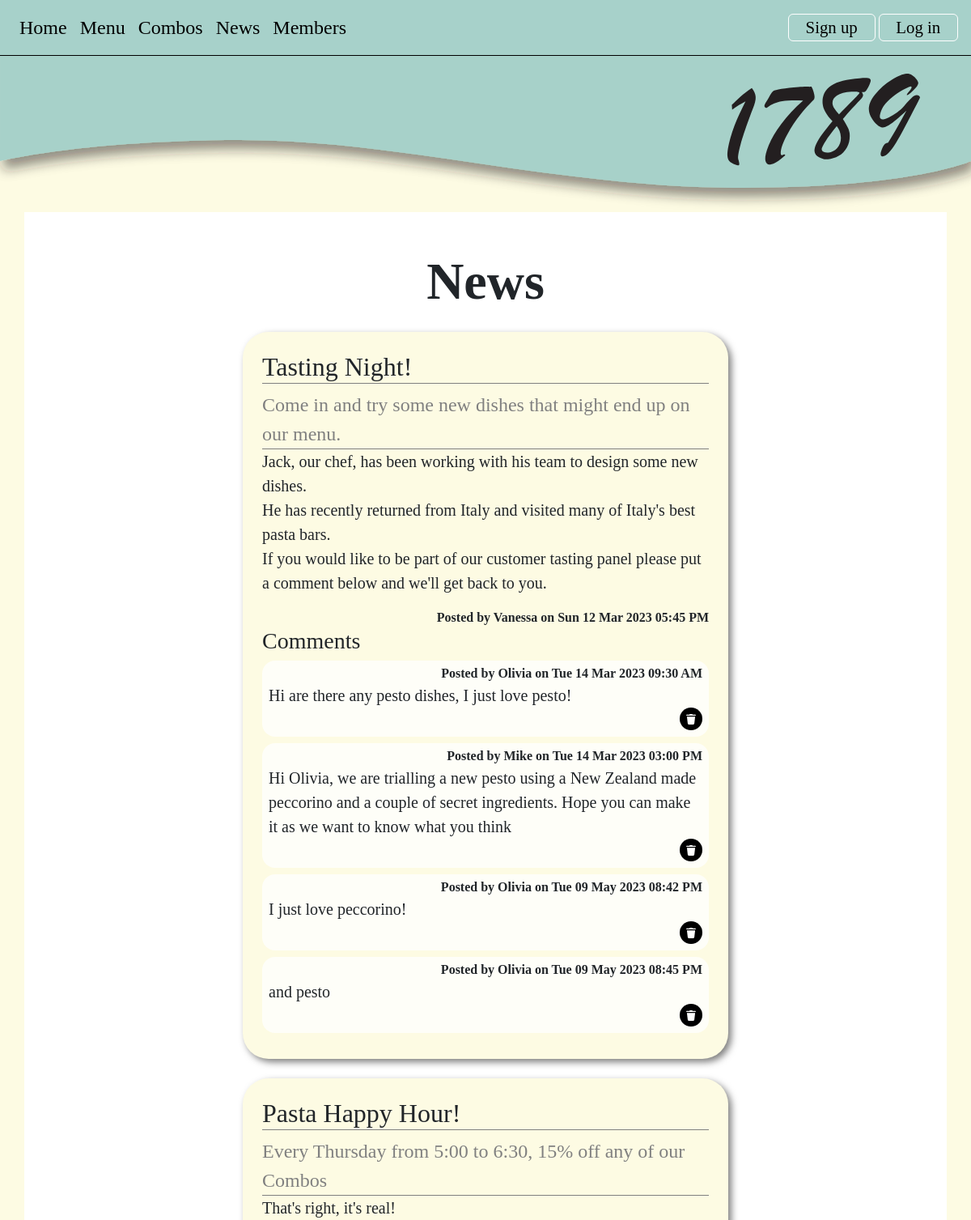
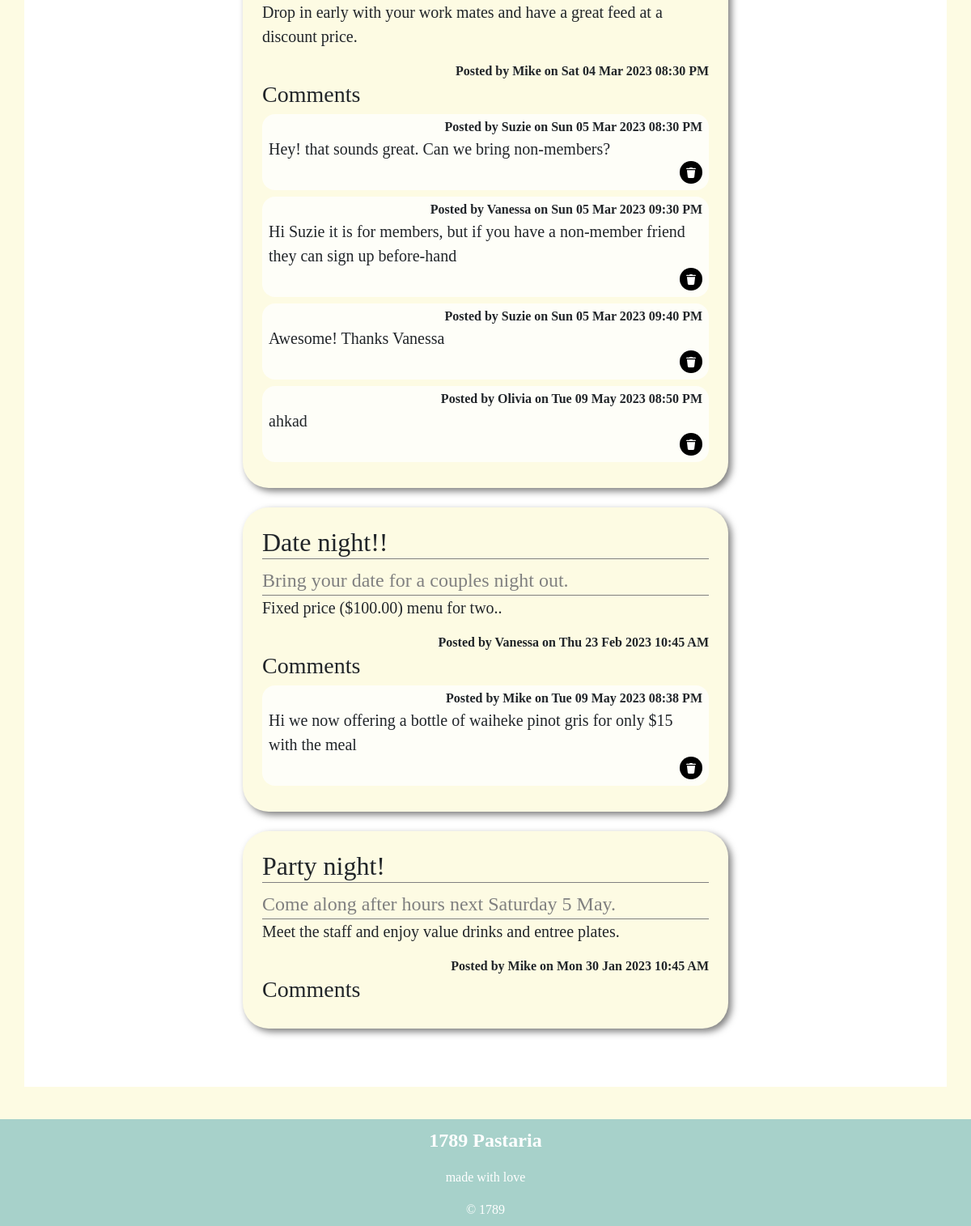
The app's page /news, older data (2 pictures, top to bottom).
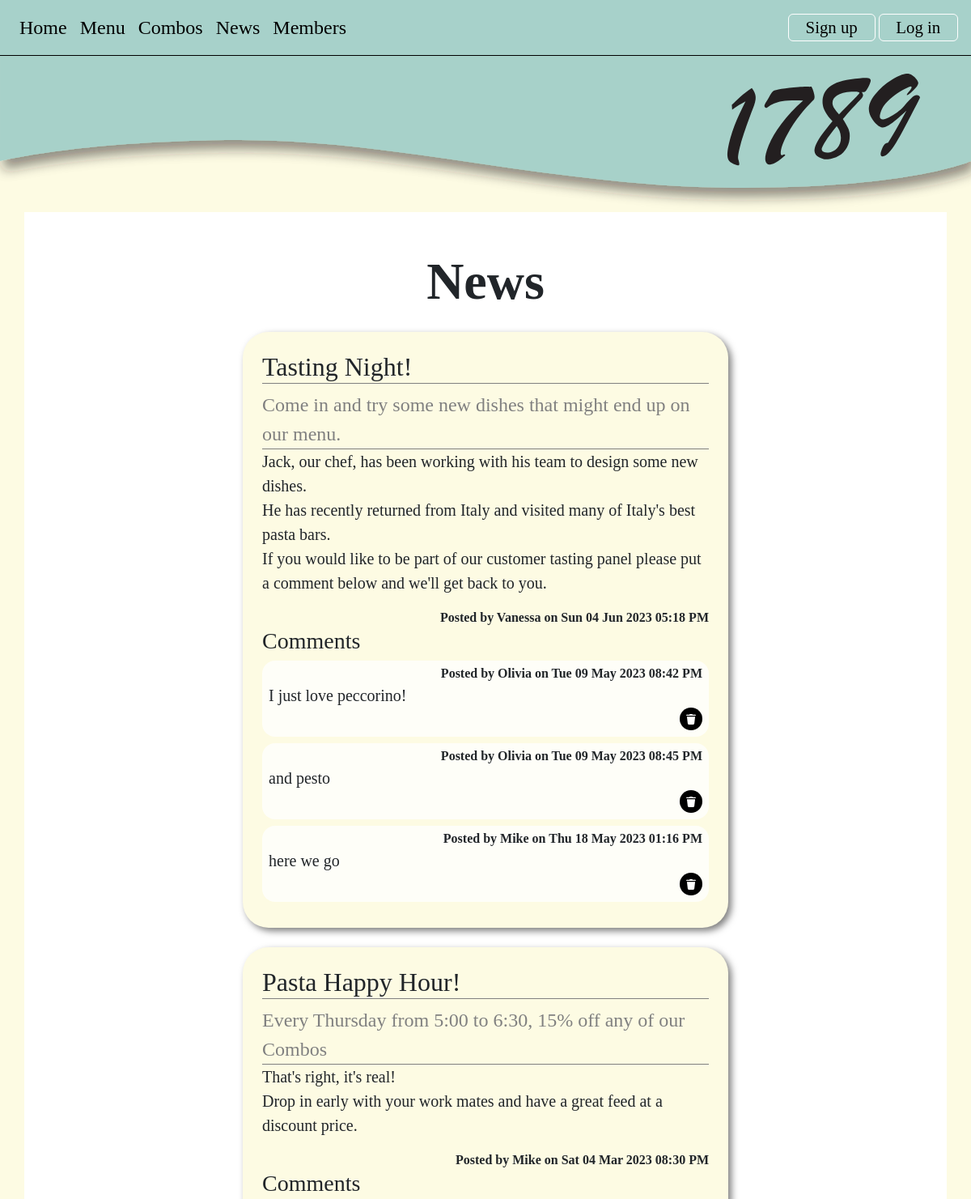
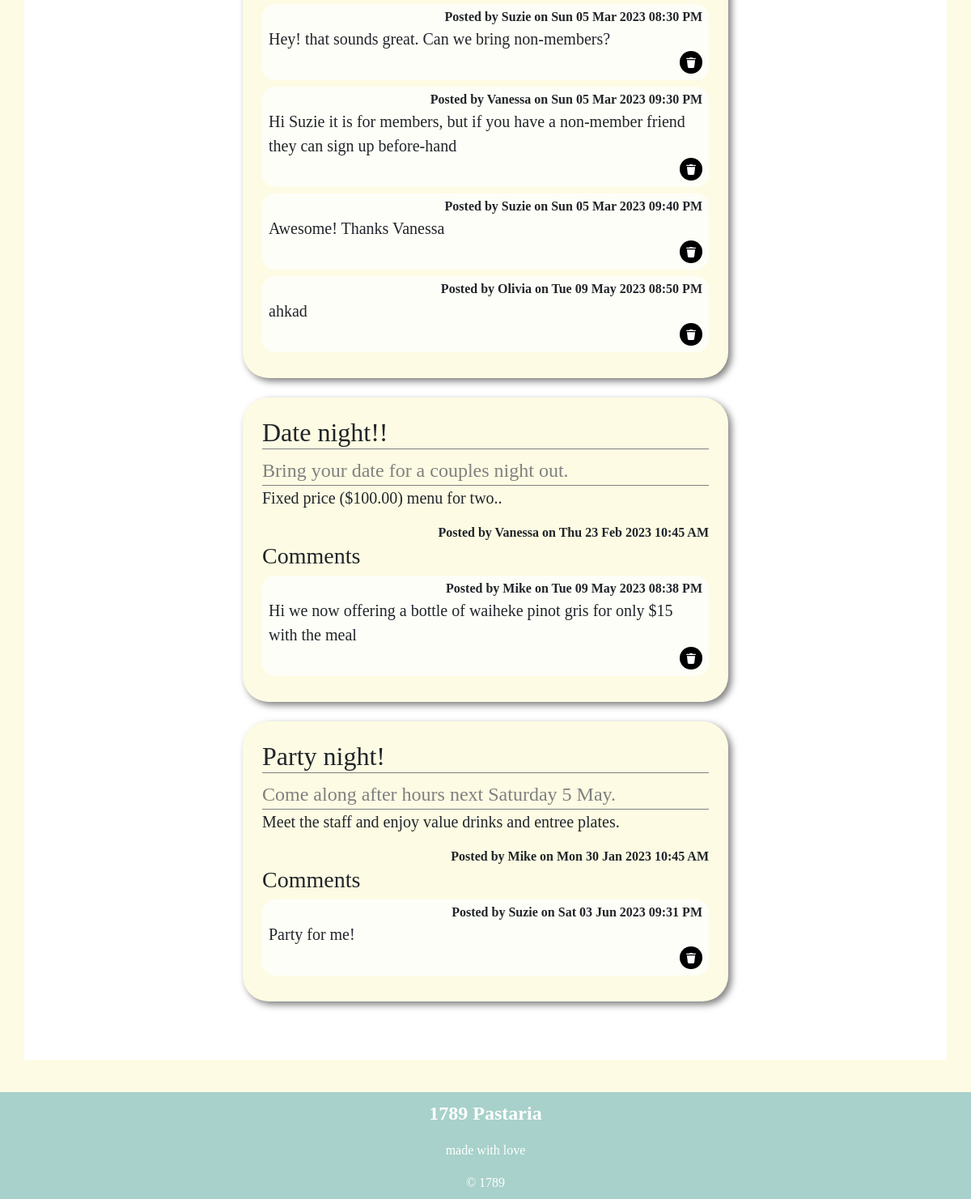
The same page, newer data (2 pictures, top to bottom).
### tables this page shows
CREATE TABLE news(
    news_id integer primary key autoincrement not null,
    title text not null unique,
    subtitle text not null unique,
    content text not null unique,
    newsdate date not null,
    member_id integer not null,
    foreign key(member_id) references member(member_id)
);

CREATE TABLE member(
    member_id integer primary key autoincrement not null,
    name text not null,
    email text not null unique,
    password text not null,
    authorisation integer not null
);

CREATE TABLE comment(
    comment_id integer primary key autoincrement not null,
    news_id integer not null,
    member_id integer not null,
    comment text not null unique,
    commentdate date not null,
    foreign key(news_id) references news(news_id),
    foreign key(member_id) references member(member_id)
);

### server.py (the view)
@app.route('/news')
def news():
    news_set = []
    sql="""select news.news_id,news.title,news.subtitle, news.content, news.newsdate, member.name
     from news
     join member on member.member_id = news.member_id
     order by newsdate desc
     """
    result = run_search_query_tuples(sql, (), db_path, True)
    for row in result:
        news_dict = {}
        for k in row.keys():
            news_dict[k] = row[k]
        sql = """select comment.comment_id, comment.comment, comment.commentdate, member.name
        from comment
        join member on comment.member_id = member.member_id
        where comment.news_id = ?
        order by comment.commentdate asc
        """
        values_tuple = (news_dict['news_id'],)
        result = run_search_query_tuples(sql,values_tuple, db_path, True)
        news_dict['comments'] = result
        news_set.append(news_dict)
    return render_template("news.html", news=news_set)

### db_functions.py (called while the page is built)
def run_search_query_tuples(sql_query, values_tuple, file_path, rowfactory=False):
    result = None
    try:
        db = sqlite3.connect(file_path)
        if rowfactory:
            db.row_factory = sqlite3.Row
        cursor = db.cursor()
        cursor.execute(sql_query, values_tuple)
        result = cursor.fetchall()
        cursor.close()
    except sqlite3.Error as error:
        print("Error running search query tuples: {}".format(error))
        return None
    db.close()
    if result is None:
        print("No search values were found")
    return result

### server.py (called while the page is built)
@app.template_filter()
def news_date(sqlite_dt):
    x = datetime.strptime(sqlite_dt, '%Y-%m-%d %H:%M:%S')
    return x.strftime("%a %d %b %Y %I:%M %p")

### templates/news.html (shortened to what this page needs)
{% extends "layout.html" %}
{% block banner %}
static/images/small_banner.svg
{% endblock %}
{% block content %}
<div class="container-lg py-sm-5 py-1">
     <h1> News
         </h1>
    {% for row in news %}
    <div class="news p-4 my-4">
    <h2> {{ row['title'] }}</h2>
        <div class="subtitle"> {{ row['subtitle'] }}</div>
        <p class="news-text"> {{ row['content'] | replace("\n", "<br>") | safe}} </p>
        <div class="news-meta">Posted by {{ row['name'] }} on {{ row['newsdate'] | news_date }}</div>
        <h3 id="{{ row['news_id'] }}">Comments</h3>
        {% for comment in row['comments'] %}
        <div class="comment">
             <div>Posted by {{comment['name']}} on {{ comment['commentdate'] | news_date }} </div>
            <div>{{ comment['comment'] }}</div>
            <div >
                <a class="icon-button delete-button small-icon-button" href="{{ url_for('comment_cud', id=comment['comment_id'], task='delete') }}"></a>
            </div>
        </div>
        {% endfor %}
    </div>
    {% endfor %}
</div>
{% endblock %}

### templates/layout.html (shortened to what this page needs)
<!DOCTYPE html>
<html lang="en">
<head>
<link href="https://cdn.jsdelivr.net/npm/bootstrap@5.2.3/dist/css/bootstrap.min.css" rel="stylesheet">
<link rel="stylesheet" href="static/styles.css">
</head>
<body>
 <div class="container-fluid">
     <nav class="navbar navbar-expand-lg px-3 py-2">
    <div class="collapse navbar-collapse" id="collapsibleNavbar">
      <ul class="navbar-nav">
        <li class="nav-item">
          <a class="nav-link" href="{{ url_for('index') }}">Home</a>
        </li>
        <li class="nav-item">
          <a class="nav-link" href="{{ url_for('menu') }}">Menu</a>
        </li>
        <li class="nav-item">
          <a class="nav-link" href="{{ url_for('combos') }}">Combos</a>
        </li>
        <li class="nav-item">
            <a class="nav-link" href="{{ url_for('news') }}">News</a>
        </li>
        <li class="nav-item">
            <a class="nav-link" href="{{ url_for('members') }}">Members</a>
        </li>
      </ul>
        <div class="ms-auto">
            {% if session %}
            <a class="nav-link btn btn-outline" href="{{ url_for('logout') }}">Log Out</a>
            {% else %}
            <a class="nav-link btn btn-outline" href="{{ url_for('signup') }}">Sign up</a>
            <a class="nav-link btn btn-outline" href="{{ url_for('login') }}">Log in</a>
            {% endif %}
        </div>
          </div>
</nav>
    <img class="img-fluid" src="{% block banner %}{% endblock %}" alt="Banner">
</div>
{% block content %}
 {% endblock %}
<footer class="container-fluid footer-content">
        <p> 1789 Pastaria</p>
        <p>made with love</p>
        <div>&copy; 1789</div>
</footer>
</body>
</html>

### static/styles.css (style rules this page uses)
:root { --brand-paper: rgb(253,251,227); --brand-green: rgb(167,209,202); --brand-green-pale: rgb(223,237,224); }
body { font-family: 'Cormorant Garamond', serif; font-size: 100%; background-color: var(--brand-paper); margin:0; }
h1 { font-size: 4em; text-align: center; font-weight: 600; margin: 0; }
h2 { border-bottom: 1px solid gray; }
.icon-button { background-size: 1.5rem; background-repeat: no-repeat; background-position: center center; background-color: rgb(0,0,0); display: inline-block; margin: 0 0 0 1rem; padding: 0em 0em; width: 3rem; height: 3rem; border-radius:5em; border: 0; cursor: pointer; box-sizing:border-box; text-align:center; }
.delete-button { background-image: url("delete.svg"); }
.small-icon-button { background-size: 0.75rem; width: 1.75rem; height: 1.75rem; }
.container-fluid { border: 0px solid blue; padding:0; }
.container-lg { border: 0px solid pink; background-color: rgb(255,255,255); overflow: auto; margin-bottom: 2.5em; }
.subtitle { font-size: 1.5em; border-bottom: 1px solid gray; color: gray; }
.news { max-width: 600px; margin: auto; background-color: var(--brand-paper); border-radius: 2em; filter: drop-shadow(0.25em 0.25em 0.25em rgba(0,0,0,0.5)); }
.news-text { font-size: 1.25em; }
.news-meta { text-align: end; font-weight: bold; }
.comment { background-color: rgba(255,255,255,0.75); border-radius: 1em; padding: 0.25em 0.5em 0.25em 0.5em; margin-bottom: 0.5em; }
.comment div:first-child { text-align: end; font-weight: bold; }
.comment div:nth-child(2) { font-size: 1.25em; }
.comment div:nth-child(3) { text-align: end; font-size: 0.5em; }
.footer-content { background-color: var(--brand-green); text-align: center; padding: 0.5em 0 0.5em 0; color:white; }
.footer-content p:first-child { font-weight: 600; font-size: 1.5em; }
.navbar { background-color: var(--brand-green); border-bottom: 1px solid black; }
.nav-link { font-size: 1.5em; color:black; }
nav .btn-outline { display: inline-block; }
.btn-outline { border: 1px solid white; padding: 0 1em; }
.btn { font-size: 1.3em; --bs-btn-padding-y:0.1em; }

Row changes from the older to the newer data that the page shows:
removed comment: name "Olivia", commentdate|news_date "Tue 14 Mar 2023 09:30 AM", comment "Hi are there any pesto dishes, I just love pesto!", shown under news "Tasting Night!"
removed comment: name "Mike", commentdate|news_date "Tue 14 Mar 2023 03:00 PM", comment "Hi Olivia, we are trialling a new pesto using a New Zealand made peccorino and a couple of secret ingredients. Hope you can make it as we want to know what you think", shown under news "Tasting Night!"
changed news "Tasting Night!": newsdate|news_date "Sun 12 Mar 2023 05:45 PM" → "Sun 04 Jun 2023 05:18 PM"
added comment: name "Mike", commentdate|news_date "Thu 18 May 2023 01:16 PM", comment "here we go", shown under news "Tasting Night!"
added comment: name "Suzie", commentdate|news_date "Sat 03 Jun 2023 09:31 PM", comment "Party for me!", shown under news "Party night!"
